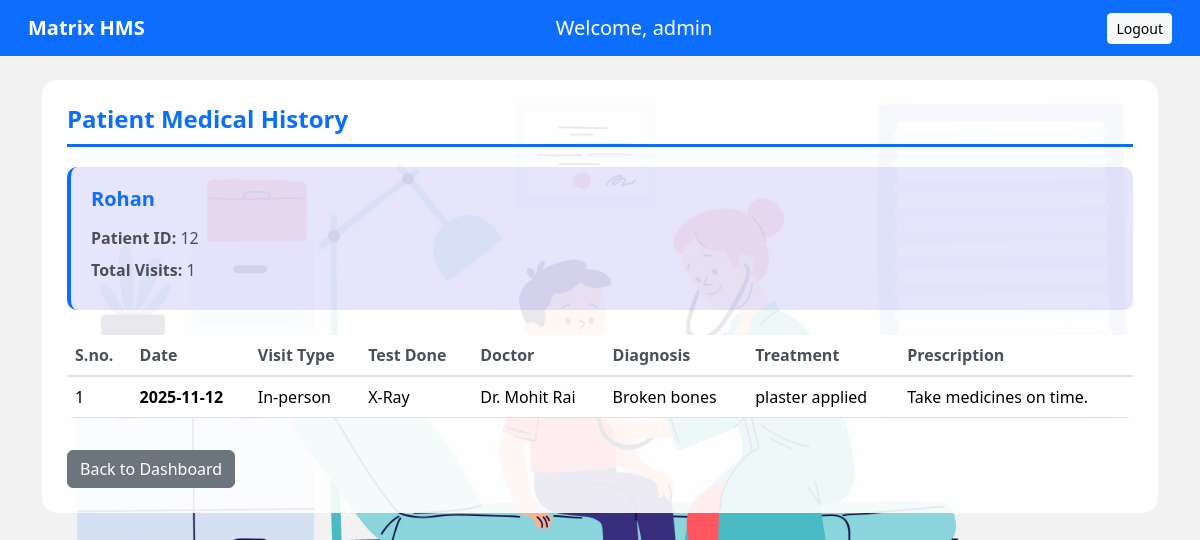
The app's page /admin/admin/patient/12/history with its own data.
### models.py (models this page shows)
class Patient(db.Model):
    __tablename__ = 'patients'
    id = db.Column(db.Integer, db.ForeignKey('users.id'), primary_key=True)
    patient_name = db.Column(db.String(100), nullable=False)
    user = db.relationship('User', back_populates='patient_profile')
    appointments = db.relationship('Appointment', back_populates='patient', lazy=True)
    medical_history = db.relationship('PatientHistory', back_populates='patient', cascade='all, delete-orphan')

class PatientHistory(db.Model):
    __tablename__ = 'patient_history'
    id = db.Column(db.Integer, primary_key=True)
    patient_id = db.Column(db.Integer, db.ForeignKey('patients.id'), nullable=False)
    appointment_id = db.Column(db.Integer, db.ForeignKey('appointments.id'), unique=True)
    doctor_id = db.Column(db.Integer, db.ForeignKey('doctors.id'))
    visit_type = db.Column(db.String(50))       # e.g., 'Consultation', 'Follow-up', 'Emergency'
    test_type = db.Column(db.String(100))       # e.g., 'Blood Test', 'X-Ray', 'MRI'
    diagnosis = db.Column(db.Text)              # Doctor's diagnosis
    treatment = db.Column(db.Text)              # Treatment plan/procedure performed
    prescription = db.Column(db.Text)           # Medicines prescribed
    doctor_name = db.Column(db.String(100))     # Doctor's name at time of visit
    department = db.Column(db.String(100))      # Department name at time of visit
    created_at = db.Column(db.DateTime, default=datetime.utcnow)
    patient = db.relationship('Patient', back_populates='medical_history')
    doctor = db.relationship('Doctor', back_populates='patient_histories')
    appointment = db.relationship('Appointment', back_populates='history_record')

class User(db.Model):
    __tablename__ = 'users'
    id = db.Column(db.Integer, primary_key=True)
    user_name = db.Column(db.String(100), nullable=False)
    user_email = db.Column(db.String(100), unique=True, nullable=False)
    user_password = db.Column(db.String(200), nullable=False)
    user_role = db.Column(db.String(20), nullable=False)  # 'admin', 'doctor', 'patient'
    created_at = db.Column(db.DateTime, default=datetime.utcnow)
    doctor_profile = db.relationship('Doctor', back_populates='user', uselist=False)
    patient_profile = db.relationship('Patient', back_populates='user', uselist=False)

### app.py (the view)
@app.route('/<string:role>/<string:username>/patient/<int:patient_id>/history')
def view_patient_history(role, username, patient_id):
    user = User.query.filter_by(user_name=username, user_role=role).first()
    if not user:
        flash(f"{role.capitalize()} not found.", "danger")
        return redirect(url_for('login'))
    patient = Patient.query.get_or_404(patient_id)
    history_records = (
        PatientHistory.query
        .filter_by(patient_id=patient.id)
        .order_by(PatientHistory.created_at.desc())
        .all()
    )
    if role == 'doctor':
        back_url = url_for('doctor_dashboard', username=username)
    elif role == 'admin':
        back_url = url_for('admin_dashboard')
    elif role == 'patient':
        back_url = url_for('patient_dashboard', username=username)
    else:
        back_url = url_for('login')
    return render_template(
        'DoctorUI/view_patient_history.html',
        role=role,
        username=username,
        patient=patient,
        history_records=history_records,
        back_url=back_url
    )

### templates/DoctorUI/view_patient_history.html (shortened to what this page needs)
{% extends "base.html" %}
{% block content %}
<div class="container mt-4">
  <div class="content-wrapper">
    <h4 class="page-header">Patient Medical History</h4>
    <div class="patient-card">
      <h5>{{ patient.patient_name }}</h5>
      <p><strong>Patient ID:</strong> {{ patient.id }}</p>
      <p><strong>Total Visits:</strong> {{ history_records|length }}</p>
    </div>
    {% if history_records %}
    <div class="table-responsive">
      <table class="table table-hover align-middle">
        <thead>
          <tr>
            <th>S.no.</th>
            <th>Date</th>
            <th>Visit Type</th>
            <th>Test Done</th>
            <th>Doctor</th>
            <th>Diagnosis</th>
            <th>Treatment</th>
            <th>Prescription</th>
          </tr>
        </thead>
        <tbody>
          {% for record in history_records %}
          <tr>
            <td>{{ loop.index }}</td>
            <td><strong>{{ record.created_at.strftime('%Y-%m-%d') }}</strong></td>
            <td>{{ record.visit_type or '-' }}</td>
            <td>{{ record.test_type or '-' }}</td>
            <td>{{ record.doctor_name or record.doctor.user.user_name }}</td>
            <td>{{ record.diagnosis or '-' }}</td>
            <td>{{ record.treatment or '-' }}</td>
            <td>{{ record.prescription or '-' }}</td>
          </tr>
          {% endfor %}
        </tbody>
      </table>
    </div>
    {% else %}
    <div class="alert alert-info">
      📋 No medical history available for this patient.
    </div>
    {% endif %}
    <a href="{{ back_url }}" class="btn btn-secondary mt-3">Back to Dashboard</a>
  </div>
</div>
{% endblock %}

### templates/DoctorUI/view_patient_history.html (style rules this page uses)
body { background-image: url('/static/images/bg-2.jpg'); background-size: cover; background-repeat: no-repeat; }
.content-wrapper { background-color: rgba(255, 255, 255, 0.9 ); border-radius: 15px; padding: 25px; }
.page-header { color: #0d6efd; font-weight: 600; border-bottom: 3px solid #0d6efd; padding-bottom: 10px; margin-bottom: 20px; }
.patient-card { background-color: rgba(21, 11, 220, 0.1); border: none; border-left: 4px solid #0d6efd; border-radius: 10px; padding: 20px; margin-bottom: 25px; }
.patient-card h5 { color: #0d6efd; font-weight: 600; margin-bottom: 15px; }
.patient-card p { color: #495057; margin-bottom: 8px; }
.table { background-color: white; border-radius: 8px; overflow: hidden; }
.table thead { background-color: #f8f9fa; }
.table thead th { color: #495057; font-weight: 600; border-bottom: 2px solid #dee2e6; white-space: nowrap; }

### records on screen
Patient: patient_name "Rohan", id "12"
PatientHistory: created_at "2025-11-12", visit_type "In-person", test_type "X-Ray", doctor_name.user_name "Dr. Mohit Rai", diagnosis "Broken bones", treatment "plaster applied", prescription "Take medicines on time."

### other values on screen
{{ username }} "admin"
{{ history_records|length }} "1"
